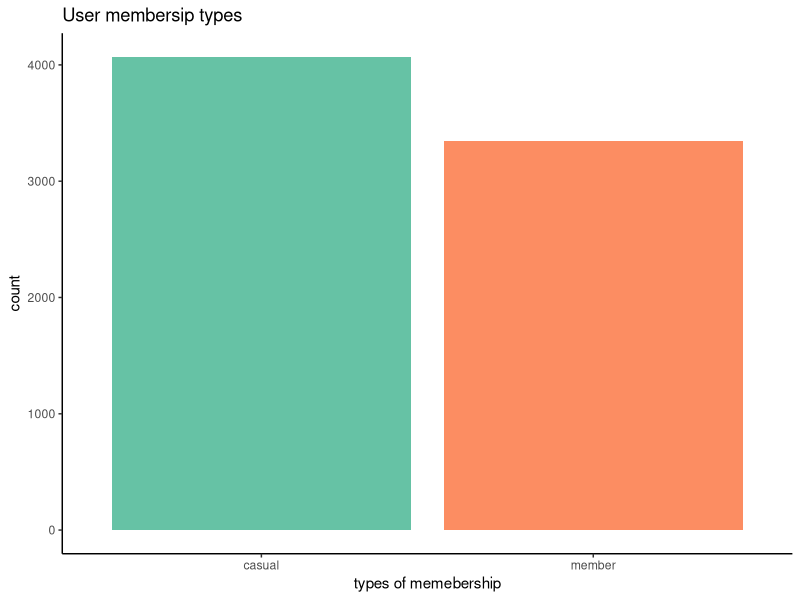
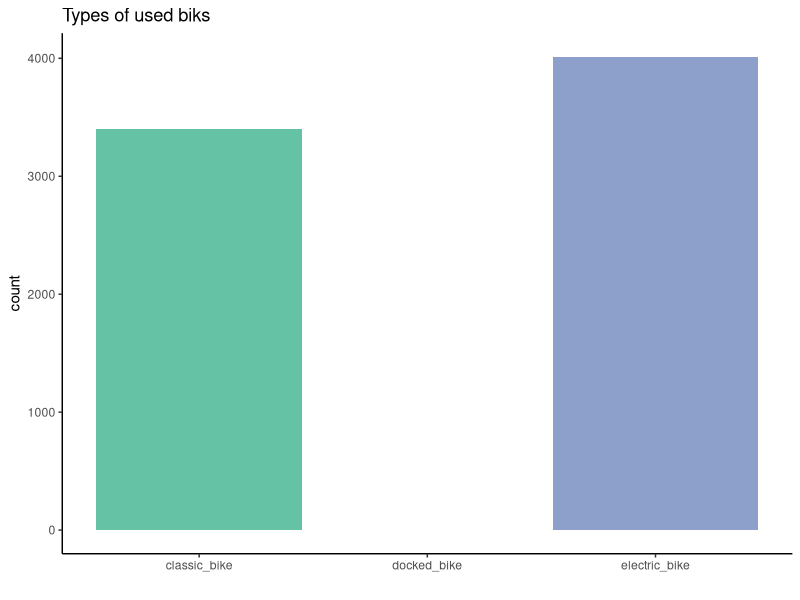
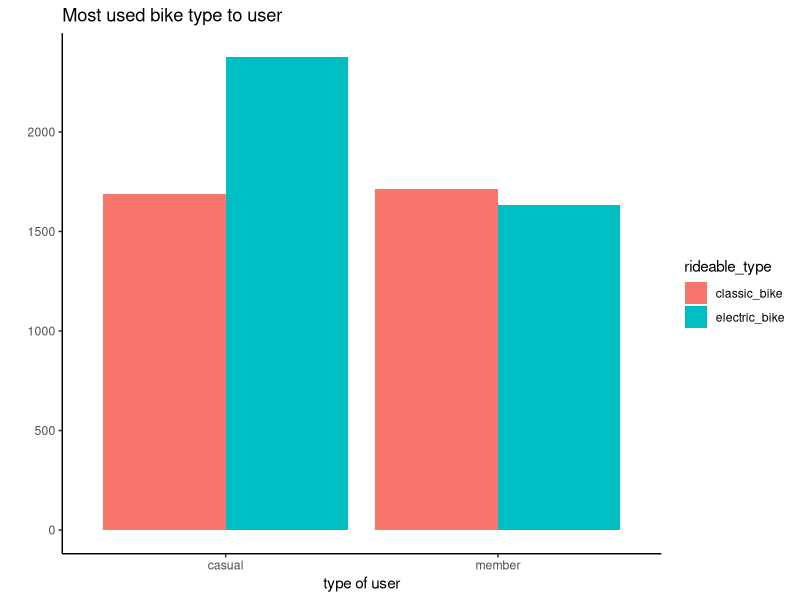
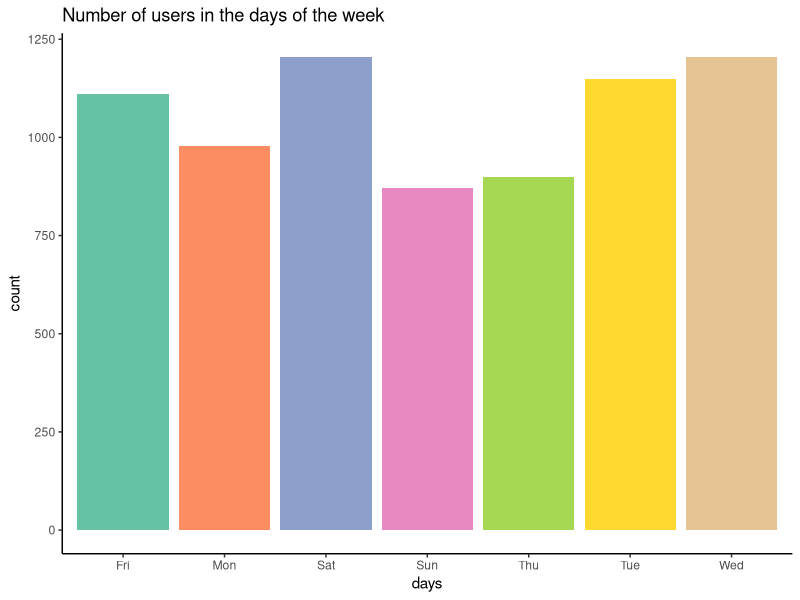

Generate these figures, in order, with R:
## ---- chunk 1
knitr::opts_chunk$set(echo = TRUE)
library(ggplot2)
library(dplyr)
library(tidyr)
library(RColorBrewer)

## ---- chunk 2
knitr::opts_chunk$set(echo = TRUE)
bike <- read.csv("bo.csv")

str(bike)
## ---- chunk 3
head(bike, n=4)
## ---- chunk 4
# change rideable_type/ member_casual to factor 
#there three numbers under the factor rideable_type needs to look into!
bike$rideable_type <- factor(bike$rideable_type)
bike$member_casual <- factor(bike$member_casual)

# split started_at/ ended_at to date column and time column
# change start_date/end_date to date type
bike$start_time <- format(as.POSIXct(bike$started_at), format = "%H:%M:%S") 
bike$end_time <- format(as.POSIXct(bike$ended_at), format = "%H:%M:%S") 
bike$start_date <- as.Date(bike$started_at)
bike$end_date <- as.Date(bike$ended_at)

# change time column to time column

# Check the structure again
str(bike)
## ---- chunk 5
bike %>% count(member_casual)
ggplot(bike, aes(member_casual, fill = member_casual))+
  geom_bar()+
  scale_fill_brewer(palette = "Set2")+
  guides(fill="none")+
  labs(title = "User membersip types", x= "types of memebership")+
  theme_classic()
## ---- chunk 6
ggplot(bike, aes(rideable_type, fill = rideable_type))+
  geom_bar()+
  scale_fill_brewer(palette = "Set2")+
  guides(fill="none")+
  labs(title = "Types of used biks", x = "")+
  theme_classic()
  
## ---- chunk 7
# grouping types of users and counting their used bike type without counting docked_bike because it is only 3 users
members_preferance <- bike %>% group_by(member_casual, rideable_type)%>%
  filter(rideable_type != "docked_bike")%>%
  summarise(used = n())
print(members_preferance)

ggplot(members_preferance, aes(x= member_casual,y = used , fill = rideable_type))+
  geom_bar(position='dodge', stat='identity')+
  labs(title = "Most used bike type to user", x= "type of user", y="")+
  theme_classic()
## ---- chunk 8
#extrat only the day and convert it to day of the week
bike$days <- format(bike$start_date, format = "%a")

ggplot(bike, aes(days, fill = days))+
  geom_bar()+
  scale_fill_brewer(palette = "Set2")+
  guides(fill="none")+
  labs(title = "Number of users in the days of the week")+
  theme_classic()
## ---- chunk 9

## ---- chunk 10

## ---- chunk 11

## ---- chunk 12

